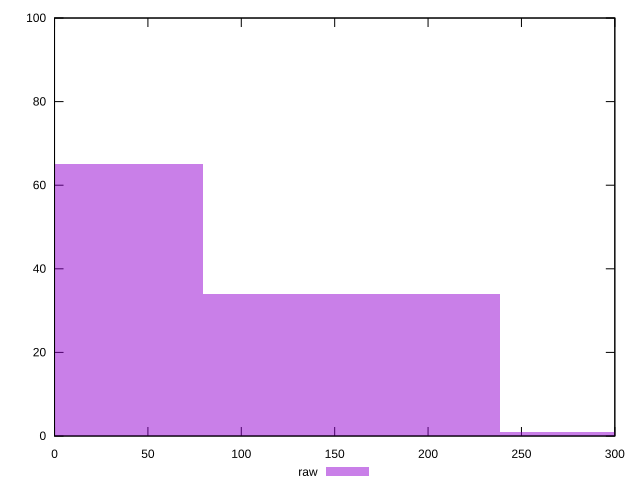

The script that saved this image:
reset

$raw <<EOF
159.16847537057387 34
0 65
318.33695074114775 1
EOF

set key outside below
set boxwidth 159.16847537057387
set xrange [0:300]
set yrange [0:100]
set trange [0:100]
set style fill transparent solid 0.5 noborder
set terminal svg size 640, 490 enhanced background rgb 'white'
set output "reprap/unminified-css/samples/pages+cached+noexternal/raw/histogram.svg"

plot $raw title "raw" with boxes

reset
